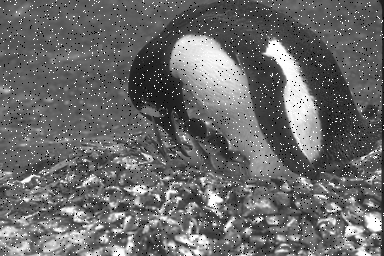
#> input picture images/penguin.png, 384 x 256 px
$ python ex03.py
#> lines starting #> are read from the running program, lines starting #| are printed output that depends on the picture
import cv2
import numpy as np

img = cv2.imread('images/penguin.png')
#> img is the input picture: shape (256, 384, 3); min 0, max 255, mean 106

med3 = cv2.medianBlur(np.copy(img), 3)
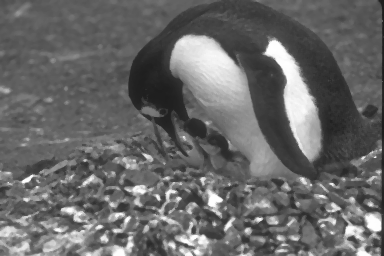
#> med3: shape (256, 384, 3); min 26, max 255, mean 104.2
med5 = cv2.medianBlur(np.copy(img), 5)
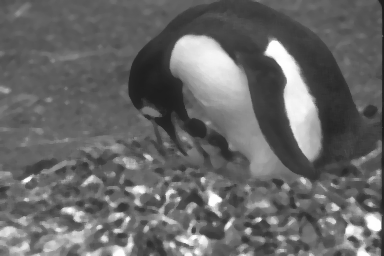
#> med5: shape (256, 384, 3); min 27, max 255, mean 103.4
med10 = cv2.medianBlur(np.copy(img), 11)
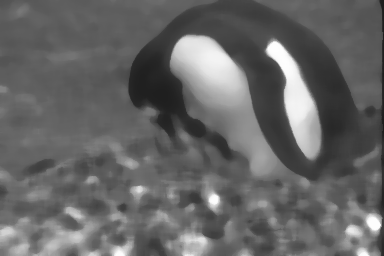
#> med10: shape (256, 384, 3); min 28, max 254, mean 101.8

out = np.vstack((np.hstack((img, med3)), np.hstack((med5, med10))))
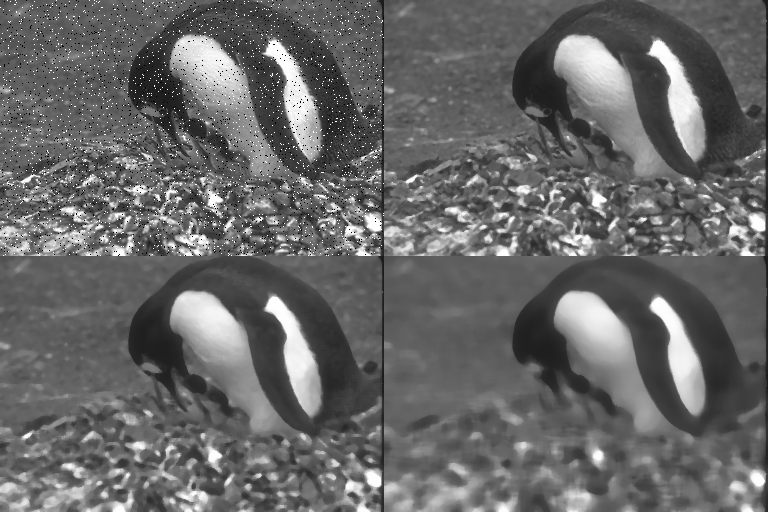
#> out: shape (512, 768, 3); min 0, max 255, mean 103.9
cv2.imwrite('output/ex03.png', out)

$ run again, with images/pills.png copied over images/penguin.png
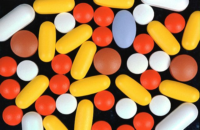
#> input picture images/pills.png, 200 x 130 px
#> img is the input picture: shape (130, 200, 3); mean B, G, R 76.7, 125.5, 176.2
#> `med10 = cv2.medianBlur(np.copy(img), 11)`:
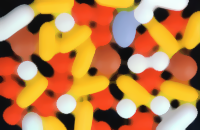
#> med10: shape (130, 200, 3); mean B, G, R 74.3, 129.1, 189.4
#> `out = np.vstack((np.hstack((img, med3)), np.hstack((med5, med10))))`:
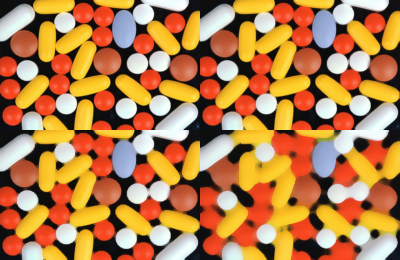
#> out: shape (260, 400, 3); mean B, G, R 76, 126.8, 180.6
